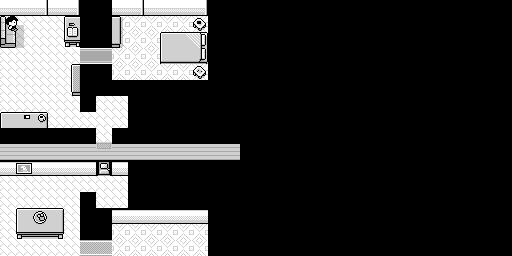

Tiled map render using the project's own tile images. Description and the map definition, with tile-layer contents summarised, below:
An orthogonal 32x16 tile map with 16x16 px tiles, 1 tile layer (Background) and 32 objects (9x Furniture, 7x Room, Player, e, Bookcase, ...).

<map version="1.0" orientation="orthogonal" renderorder="right-down" width="32" height="16" tilewidth="16" tileheight="16" nextobjectid="55">
 <tileset firstgid="1" name="mytiles" tilewidth="16" tileheight="16" tilecount="56">
  <image source="../images/mytiles.png" width="128" height="112" />
 </tileset>
 <layer name="Background" width="32" height="16">
  <data>[512 cells, 512 non-empty, 39 distinct tile ids]</data>
 </layer>
 <objectgroup name="Objects">
  <object id="5" name="Player" x="16" y="80" width="16" height="16" />
  <object id="6" name="Flat" type="Room" x="0" y="0" width="80" height="128" />
  <object id="7" type="Furniture" x="64" y="16" width="16" height="32" />
  <object id="9" type="Furniture" x="64" y="64" width="16" height="32" />
  <object id="11" type="Furniture" x="0" y="112" width="48" height="16" />
  <object id="12" type="Furniture" x="0" y="16" width="16" height="32" />
  <object id="14" type="Furniture" x="0" y="0" width="80" height="16" />
  <object id="24" type="Room" x="80" y="48" width="32" height="16" />
  <object id="25" type="Room" x="112" y="16" width="96" height="64" />
  <object id="26" name="Bed" type="Furniture" x="160" y="32" width="48" height="32" />
  <object id="27" type="Furniture" x="192" y="64" width="16" height="16" />
  <object id="28" type="Furniture" x="192" y="16" width="16" height="16" />
  <object id="44" type="Furniture" x="112" y="16" width="16" height="32" />
  <object id="47" type="Room" x="96" y="96" width="32" height="32" />
  <object id="48" type="Room" x="80" y="112" width="16" height="16" />
  <object id="49" type="Room" x="96" y="128" width="16" height="16" />
  <object id="50" type="Room" x="0" y="144" width="240" height="16" />
 </objectgroup>
 <objectgroup name="Talkers">
  <object id="17" name="e" x="0" y="16" width="16" height="16">
   <properties>
    <property name="text" value="lounge-e" />
   </properties>
  </object>
  <object id="19" name="Bookcase" x="64" y="64" width="16" height="16">
   <properties>
    <property name="text" value="lounge-bookcase-top" />
   </properties>
  </object>
  <object id="22" name="Phone" x="16" y="112" width="16" height="16">
   <properties>
    <property name="text" value="lounge-phone" />
   </properties>
  </object>
  <object id="29" name="Bed" x="160" y="32" width="48" height="32">
   <properties>
    <property name="text" value="bedroom-bed" />
   </properties>
  </object>
  <object id="30" name="Shakespeare Tower" x="16" y="0" width="32" height="16">
   <properties>
    <property name="text" value="lounge-window-left" />
   </properties>
  </object>
  <object id="31" name="Shakespeare House 2" x="48" y="0" width="16" height="16">
   <properties>
    <property name="text" value="lounge-window-right" />
   </properties>
  </object>
  <object id="33" name="Bedside table" x="192" y="16" width="16" height="16">
   <properties>
    <property name="text" value="bedroom-table-top" />
   </properties>
  </object>
  <object id="34" name="Bedside Table 2" x="192" y="64" width="16" height="16">
   <properties>
    <property name="text" value="bedroom-table-bottom" />
   </properties>
  </object>
  <object id="36" name="Coffee" x="32" y="112" width="16" height="16">
   <properties>
    <property name="text" value="lounge-coffee" />
   </properties>
  </object>
  <object id="38" name="Bedroom window" x="112" y="0" width="96" height="16">
   <properties>
    <property name="text" value="bedroom-window" />
   </properties>
  </object>
  <object id="40" name="Bookcase 2" x="64" y="80" width="16" height="16">
   <properties>
    <property name="text" value="lounge-bookcase-bottom" />
   </properties>
  </object>
  <object id="42" name="Desk Notebook" x="64" y="16" width="16" height="32">
   <properties>
    <property name="text" value="lounge-desk" />
   </properties>
  </object>
  <object id="45" name="Vanity" x="112" y="16" width="16" height="32">
   <properties>
    <property name="text" value="bedroom-vanity" />
   </properties>
  </object>
  <object id="51" name="Neighbour Door" x="96" y="160" width="16" height="16">
   <properties>
    <property name="text" value="neighbour-door" />
   </properties>
  </object>
 </objectgroup>
 <objectgroup name="Portals">
  <object id="52" name="Something" x="240" y="144" width="16" height="16">
   <properties>
    <property name="facing" value="east" />
    <property name="map" value="bedroom" />
    <property name="position" value="1,3" />
   </properties>
  </object>
 </objectgroup>
</map>
